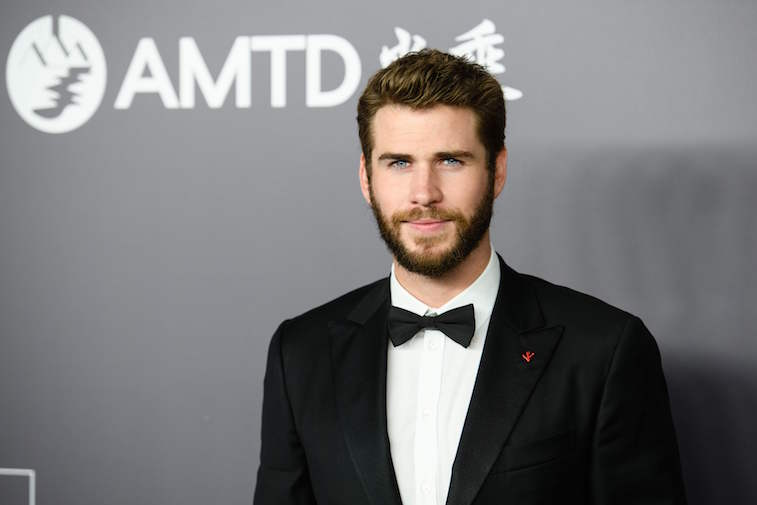
#> input picture Liam.jpg, 757 x 505 px
$ python ImageBlending.py
#> lines starting #> are read from the running program, lines starting #| are printed output that depends on the picture
#Blending means addition of two images
#in  opencv we have 2 functions cv2.add(),cv2.addWeight()
#to blend 2 images the size should be same


import cv2
import numpy as np
img1=cv2.imread("Liam.jpg")
#> img1 is the input picture: shape (505, 757, 3); mean B, G, R 120.7, 119.8, 121.3
img2=cv2.imread("robert.jpg")
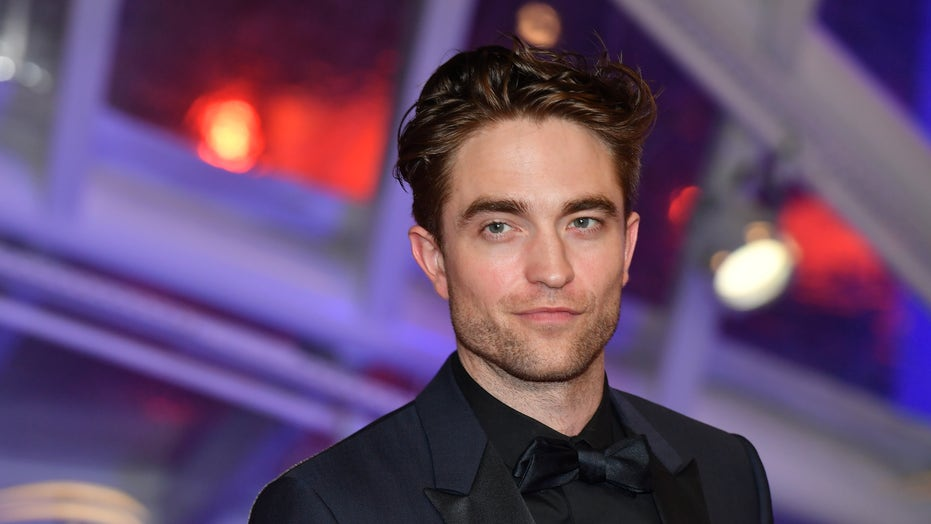
#> input picture robert.jpg, 931 x 524 px
#> img2 is the input picture: shape (524, 931, 3); mean B, G, R 107.1, 75.2, 102.5
img1=cv2.resize(img1,(500,500))
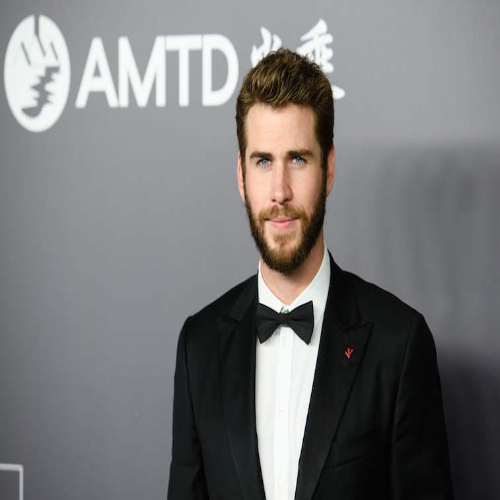
#> img1: shape (500, 500, 3); mean B, G, R 120.6, 119.8, 121.3
img2=cv2.resize(img2,(500,500))
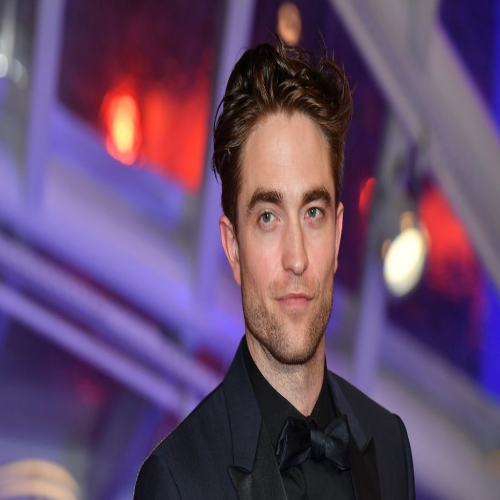
#> img2: shape (500, 500, 3); mean B, G, R 107, 75.1, 102.4
#result=img1+img2  (numpy addition gives module between value hence pixels are damaged

#image blending
#result1=cv2.add(img1,img2)

#function to control blending
                          #weight1,   ,wt2 ,gama_value
                          #w1+w2=1
result1=cv2.addWeighted(img1,0.7,img2,0.3,0)
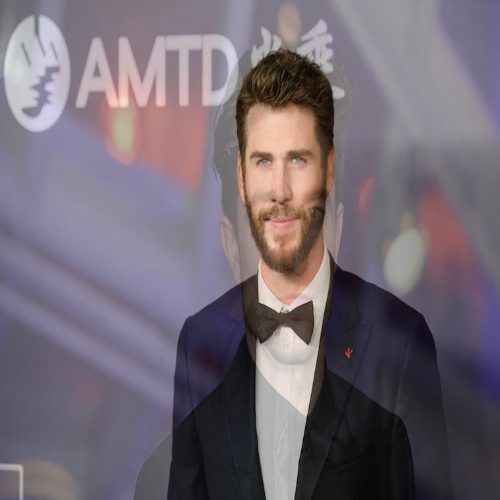
#> result1: shape (500, 500, 3); mean B, G, R 116.6, 106.4, 115.6


cv2.imshow("result1",img1)
cv2.imshow("result2",img2)
cv2.imshow("Blended",result1)
cv2.waitKey(0)
cv2.destroyAllWindows()
